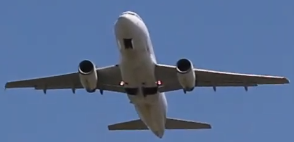
#> input picture advanced/geometric_transformations_and_image_features/images/aeroplane_roi.png, 294 x 142 px
$ jupyter execute 3.orb_feature.ipynb
#> lines starting #> are read from the running program, lines starting #| are printed output that depends on the picture; after the words box and inside, x2 and y2 are one past the last pixel; in counts of white or black regions, pixels touching at a corner belong together
## ORB
ORB (Oriented FAST and Rotated BRIEF) is a feature detection and description algorithm used in computer vision. ORB is designed to efficiently detect and describe keypoints (unique and identifiable location in an image) in images, making it useful for various tasks such as object recognition, tracking, and image stitching.

ORB mixes techniques used in the FAST keypoint detection and the BRIEF descriptor : FAST (Features from Accelerated Segment Test) and BRIEF (Binary Robust Independent Elementary Features).

Before explaining FAST and BRIEF, let’s briefly discuss keypoint detection and feature descriptors. Keypoint detection is all about finding special, easily recognizable spots in an image, while a feature descriptor gives us a numeric summary of what’s around each of those spots.

Now lets talk about the FAST and BRIEF algorithms. FAST is an intensity-based corner detection algorithm used to identify keypoints, and BRIEF is a feature descriptor that generates binary feature descriptors for these keypoints

## LOGIC
FAST algorithm identifies unique and recognizable keypoints within an image, and then the BRIEF algorithm generates feature descriptors based on these keypoints. These descriptors enable the matching of similar objects across different images . With comparing those descriptors you can create your own custom object tracker

## How Object Tracker Works ?

Imagine you want to track a plane inside a video. First, take your target image (the plane) and find its keypoints and descriptors. Then, for each frame of the video, find keypoints and descriptors. Next, compare the descriptors of the target image with the descriptors of each frame. If there is a match between two , draw shapes at the corresponding coordinates.

## Steps for Object Tracking/Detecting with ORB

1. Choose an image containing only the object you want to detect and track. For instance, if you want to detect a plane, select an image that solely features the plane. Avoid images with multiple objects, such as an airport scene, which may contain distractions like people, cars, and lights. Using such images can result in the FAST algorithm detecting numerous irrelevant keypoints, leading to poor performance of the tracker.

2. After selecting a suitable image, the FAST algorithm identifies unique and recognizable keypoints within the image and BRIEF algorithm generates feature descriptors based on these keypoints. Save keypoints and descriptors of target image.

3. Now read your video( I will use OpenCV) and for each frame, compare the descriptors obtained from the first step with the descriptors extracted from the current frame. If there are matches between some of the descriptor, draw a circle at the coordinates corresponding to the matched descriptors.

Now, I will create an object tracker using the ORB algorithm with the OpenCV library but before that i have one little reminding , you need to aware of when you should not use ORB .

[cell 1]
import cv2
import matplotlib.pyplot as plt
import numpy as np
import time

### Airplane ROI

[cell 2]
# this is target image
image = cv2.imread("./images/aeroplane_roi.png")
#> image is the input picture: shape (142, 294, 3); mean B, G, R 148.1, 110.1, 87.2
gray_image = cv2.cvtColor(image,cv2.COLOR_BGR2GRAY)
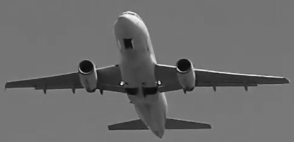
#> gray_image: shape (142, 294); min 2, max 247, mean 107.6
rgb_image =cv2.cvtColor(image,cv2.COLOR_BGR2RGB)
plt.imshow(rgb_image)

### ORB Features

[cell 3]
# Initiate ORB
orb = cv2.ORB_create()

# Find keypoints and descriptors with ORB
keypoints, descriptors = orb.detectAndCompute(gray_image, None)
#> keypoints = 310 keypoints; strongest (x, y, size): (194, 69, 31), (196, 72, 31), (121, 84, 31), (159, 83, 31)

# Draw only keypoints location (not size and orientation)
img_with_keypoints = cv2.drawKeypoints(rgb_image, keypoints, None, color=(0, 255, 0), flags=0)
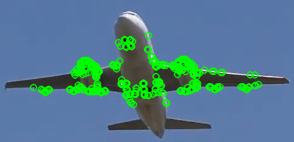
#> img_with_keypoints: shape (142, 294, 3); mean R, G, B 81.3, 123.7, 140.6

# Display the image with keypoints
plt.imshow(cv2.cvtColor(img_with_keypoints, cv2.COLOR_BGR2RGB))
plt.axis("off")  # Turn off axis for better visualization
plt.show()
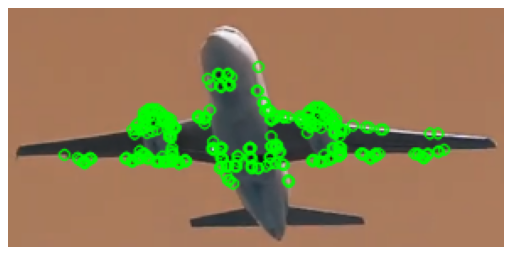
#> figure drawn by matplotlib, 1 panel; B, G, R data is drawn as R, G, B

[cell 4]
# path to video
video_path="./images/airplane.mp4"
video = cv2.VideoCapture(video_path)

[cell 5]
# Check if the video opened successfully
if not video.isOpened():
    print("Error: Could not open video.")
    exit()

# Initialize variables for FPS calculation
t0 = time.time()
n_frames = 1

# Get the video width, height, and FPS for output settings
frame_width = int(video.get(cv2.CAP_PROP_FRAME_WIDTH))
frame_height = int(video.get(cv2.CAP_PROP_FRAME_HEIGHT))
fps = int(video.get(cv2.CAP_PROP_FPS))

# Initialize the VideoWriter object to save the processed video
output_filename = "output_video.mp4"
fourcc = cv2.VideoWriter_fourcc(*"mp4v")  # Codec for .mp4 files
output_video = cv2.VideoWriter(output_filename, fourcc, fps, (frame_width, frame_height))

# Initialize ORB detector
orb = cv2.ORB_create()

# Matcher object (using BFMatcher with default params)
bf = cv2.BFMatcher()

# Read the first frame (assuming this contains the target object)
ret, first_frame = video.read()
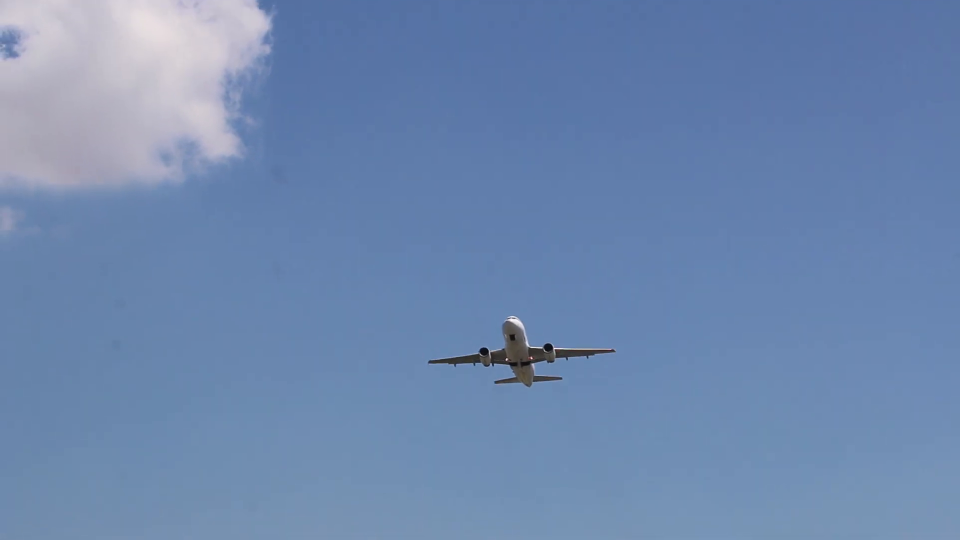
#> input picture frame 19 of advanced/geometric_transformations_and_image_features/images/airplane.mp4, 1920 x 1080 px (shown at 1/2 size)
#> first_frame is the input picture: shape (1080, 1920, 3); mean B, G, R 175.2, 135.6, 109.9
if not ret:
    print("Failed to read video")
    video.release()
    cv2.destroyAllWindows()
    exit()

# Convert the first frame to grayscale
first_frame_gray = cv2.cvtColor(first_frame, cv2.COLOR_BGR2GRAY)
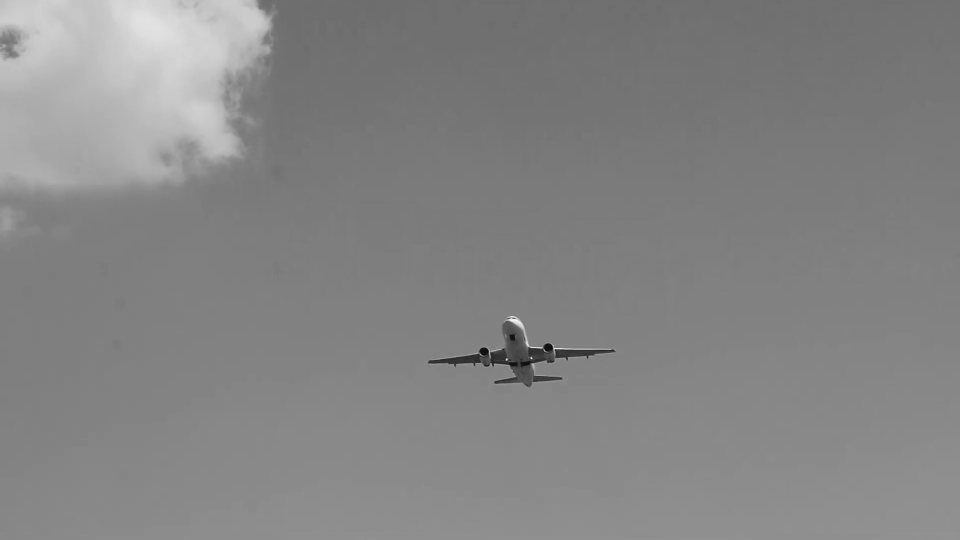
#> first_frame_gray: shape (1080, 1920) (shown at 1/2 size); min 3, max 253, mean 132.5

# Detect keypoints and compute descriptors for the first frame
keypoints_1, descriptors_1 = orb.detectAndCompute(first_frame_gray, None)
#> keypoints_1 = 500 keypoints; strongest (x, y, size): (1012, 719, 31), (1109, 696, 37.2), (1013, 717, 31), (1109, 697, 44.6)

while True:
    # Read next frame from video
    ret, frame = video.read()
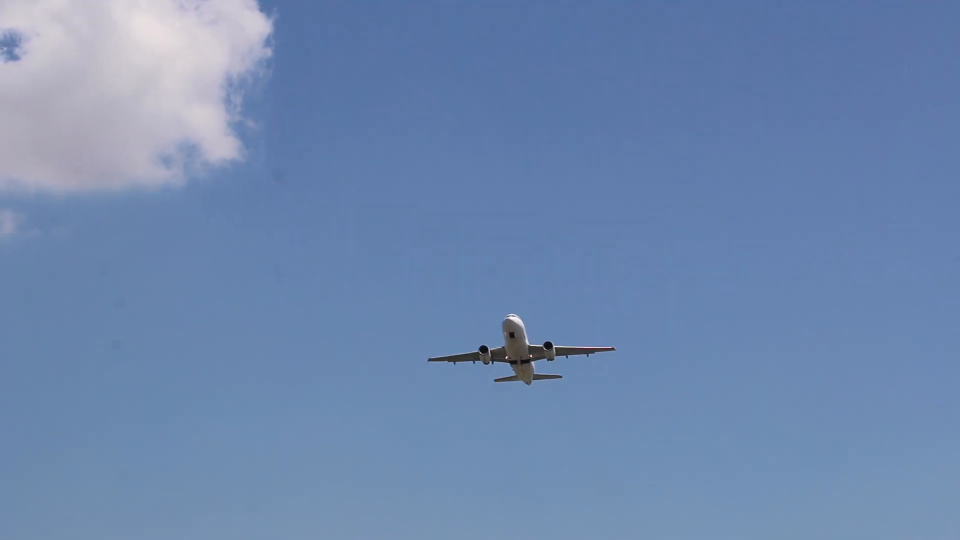
#> input picture frame 20 of advanced/geometric_transformations_and_image_features/images/airplane.mp4, 1920 x 1080 px (shown at 1/2 size)
#> frame is the input picture: shape (1080, 1920, 3); mean B, G, R 175.2, 135.6, 109.9

    if not ret:
        break  # End of video

    # Convert current frame to grayscale
    frame_gray = cv2.cvtColor(frame, cv2.COLOR_BGR2GRAY)

    # Compute keypoints and descriptors for the current frame
    keypoints_2, descriptors_2 = orb.detectAndCompute(frame_gray, None)
#> keypoints_2 = 500 keypoints; strongest (x, y, size): (1062, 712, 31), (1061, 710, 31), (1012, 716, 31), (1109, 692, 37.2)

    # Match descriptors between first frame and current frame
    if descriptors_1 is not None and descriptors_2 is not None:
        matches = bf.match(descriptors_1, descriptors_2)
#> matches = 500 matches

        # Draw circles on matched keypoints in the current frame
        for match in matches:
            query_idx = match.queryIdx  # Keypoint index from target image
            train_idx = match.trainIdx  # Keypoint index from current frame

            # Get coordinates of matched keypoints
            pt1 = keypoints_1[query_idx].pt
            pt2 = keypoints_2[train_idx].pt

            # Draw circle at pt2 coordinates (current frame keypoints)
            cv2.circle(frame, (int(pt2[0]), int(pt2[1])), 2, (255, 0, 0), 2)
#> this loop made 500 passes
#> (train_idx, pt1, pt2) on passes 1 to 3: (288, (1059, 773), (1092.1, 682.6)), (181, (1023, 633), (1005.6, 693.6)), (175, (1019, 636), (1017.6, 631.2))
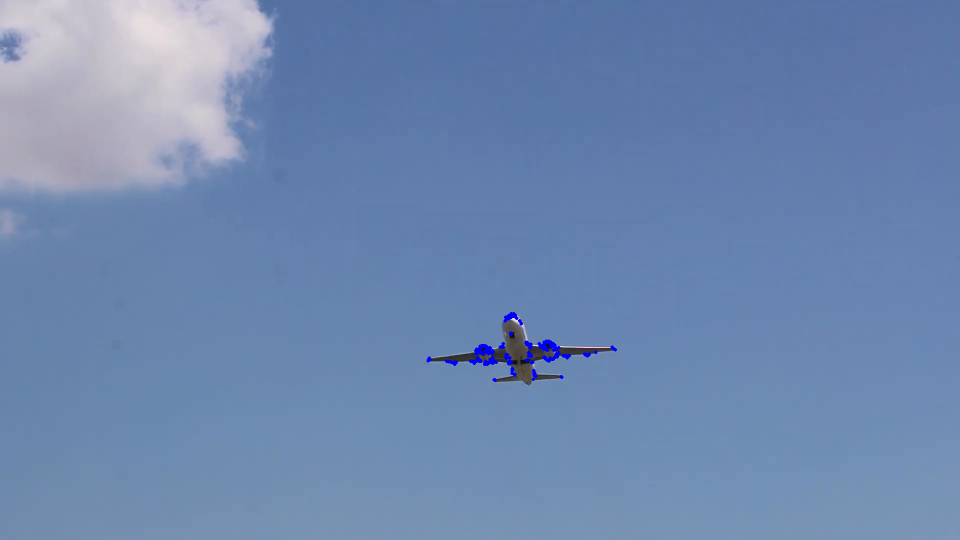
#> frame: shape (1080, 1920, 3) (shown at 1/2 size); 0.21% of pixels changed, all inside (x1, y1, x2, y2) = (853, 624, 1234, 764)

    # FPS calculation
    elapsed_time = time.time() - t0
    avg_fps = n_frames / elapsed_time
    cv2.putText(frame, f"FPS: {avg_fps:.2f}", (50, 50), cv2.FONT_HERSHEY_SIMPLEX, 1, (255, 0, 0), 2, cv2.LINE_AA)
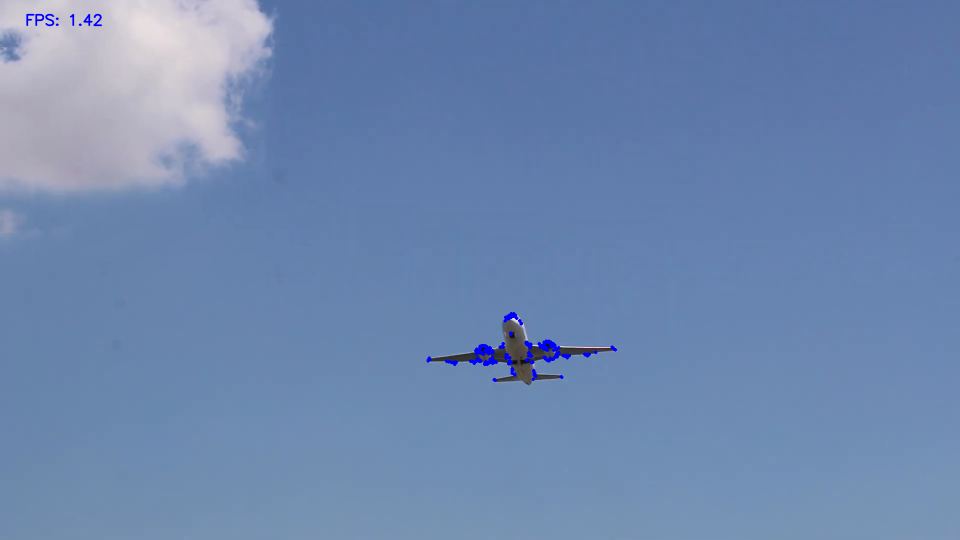
#> frame: shape (1080, 1920, 3) (shown at 1/2 size); 0.07% of pixels changed, all inside (x1, y1, x2, y2) = (52, 27, 205, 53)
    n_frames += 1

    # Write the processed frame to the output video
    output_video.write(frame)

    # Display the frame
    cv2.imshow("coordinate_screen", frame)

    # Exit if ESC key is pressed
    if cv2.waitKey(5) & 0xFF == 27:
#> (key Esc is pressed here)
        break

# Release resources
video.release()
output_video.release()
cv2.destroyAllWindows()
